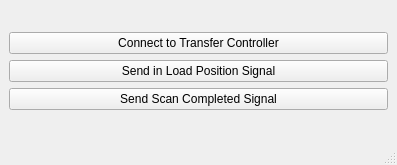
<?xml version="1.0" encoding="UTF-8"?>
<ui version="4.0">
 <class>MainWindow</class>
 <widget class="QMainWindow" name="MainWindow">
  <property name="geometry">
   <rect>
    <x>0</x>
    <y>0</y>
    <width>397</width>
    <height>165</height>
   </rect>
  </property>
  <property name="windowTitle">
   <string>Scan Emulator | v0.0.1</string>
  </property>
  <widget class="QWidget" name="centralwidget">
   <layout class="QVBoxLayout" name="verticalLayout_2">
    <item>
     <layout class="QVBoxLayout" name="verticalLayout">
      <item>
       <widget class="QPushButton" name="btn_connect">
        <property name="text">
         <string>Connect to Transfer Controller</string>
        </property>
       </widget>
      </item>
      <item>
       <widget class="QPushButton" name="btn_load_position">
        <property name="text">
         <string>Send in Load Position Signal</string>
        </property>
       </widget>
      </item>
      <item>
       <layout class="QHBoxLayout" name="horizontalLayout">
        <item>
         <widget class="QPushButton" name="btn_signal_done">
          <property name="text">
           <string>Send Scan Completed Signal</string>
          </property>
         </widget>
        </item>
       </layout>
      </item>
     </layout>
    </item>
   </layout>
  </widget>
  <widget class="QMenuBar" name="menubar">
   <property name="geometry">
    <rect>
     <x>0</x>
     <y>0</y>
     <width>397</width>
     <height>26</height>
    </rect>
   </property>
  </widget>
  <widget class="QStatusBar" name="statusbar"/>
 </widget>
 <resources/>
 <connections/>
</ui>
